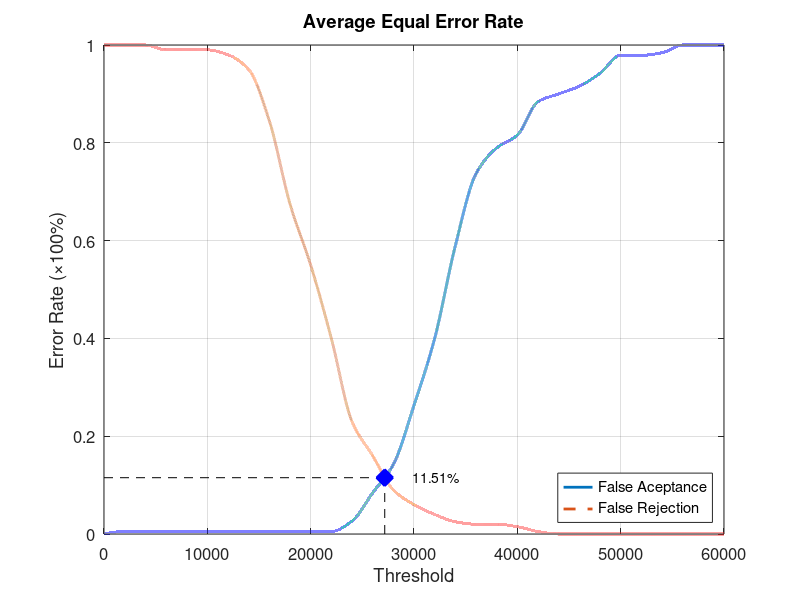
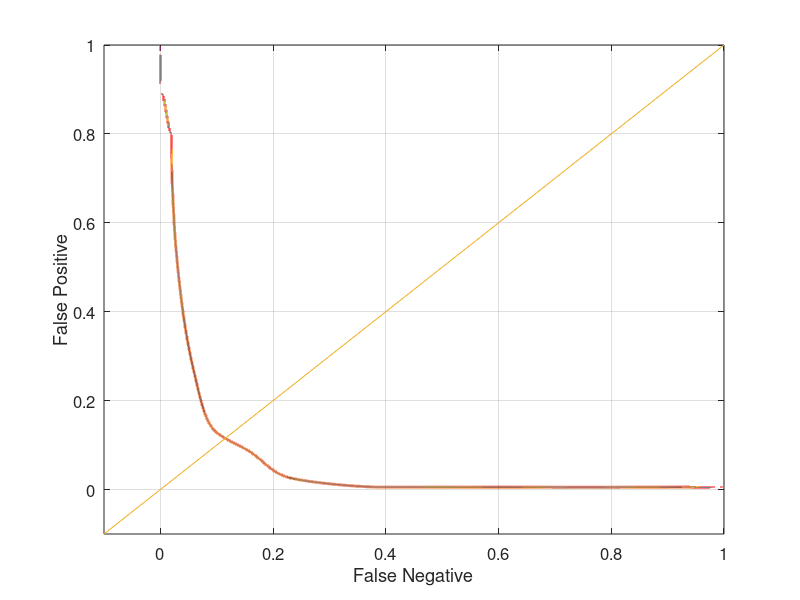

These figures' MATLAB source, in order:
function yEER = Database3_4
close all;
clear;
clc;
x = 0:2000:60000;
xq = 0:0.5:60000;

y0 = [0 0.00526316 0.00526316 0.00526316 0.00526316 0.00526316 0.00526316 0.00526316 0.00526316 0.00526316 0.00526316 0.00526316 0.0263158 0.0842105 0.142105 0.263158 0.4 0.589474 0.736842 0.789474 0.815789 0.884211 0.9 0.915789 0.942105 0.978947 0.978947 0.984211 1 1 1];
yy0 = interp1(x, y0, xq, 'pchip');
y1 = [1 1 1 0.99 0.99 0.99 0.98 0.95 0.845 0.675 0.55 0.4 0.23 0.16 0.09 0.06 0.04 0.025 0.02 0.02 0.015 0.005 0 0 0 0 0 0 0 0 0];
yy1 = interp1(x, y1, xq, 'pchip');

% Calculating EER: 
y2 = abs(y0 - y1);
find(y2 == min(y2))
yy2 = abs(yy0 - yy1);
xEER = find(yy2 == min(yy2));
xEERIndex = xq(xEER) % X-axis EER
yEER = yy0(xEER) % Y-axis EER

main = figure
plot(xq, yy0,'-','LineWidth', 2);	hold on
plot(xq, yy1,'--','LineWidth', 2);	hold on
plot([xEERIndex xEERIndex], [0 yEER], 'k--');	hold on
plot([0 xEERIndex], [yEER yEER], 'k--');	hold on
plot(xEERIndex, yEER, 'bx', 'LineWidth', 10);	hold on
text(xEERIndex + 10 * xEERIndex / 100, yEER, [num2str(round((10000 * yEER)) / 100) '%'])
legend('False Aceptance', 'False Rejection', 'Location', 'SouthEast')
xlabel('Threshold')
ylabel('Error Rate (\times100%)')
title('Average Equal Error Rate')
set(gca, 'FontSize', 12)
axis([0 60000 0 1])
grid on

print(main, 'Database3_4Main', '-dpng');
FNRxFPR = figure('Color', [1 1 1]);
plot(yy1, yy0, '-', yy1, yy0, 'LineWidth', 2);
hold on
y = -0.1:0.1:1
plot(y, y); 
set(gca, 'FontSize', 12)
xlabel('False Negative')
ylabel('False Positive')
axis([-0.1 1 -0.1 1])
set(gca, 'FontSize', 12)
grid on

print(FNRxFPR, 'Database3_4FNRxFPR','-dpng');
end
